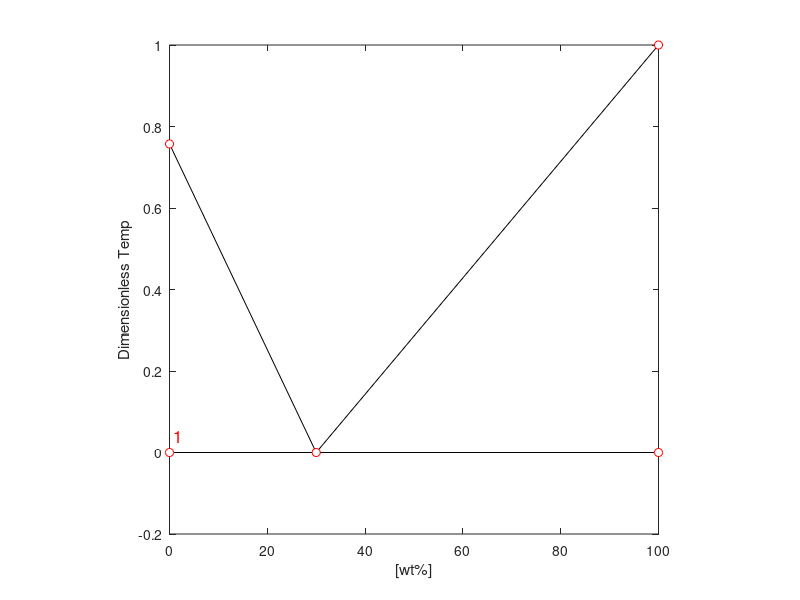

Recreate this plot in MATLAB.
function [] = plot_eutectic()

Xe = 0.3; % Eutectic mass fraction

T1 = 1333;
T2 = 1350;

Te = 1280;

Tm = max(T1,T2);

T1 = (T1-Te)/(Tm-Te);
T2 = (T2-Te)/(Tm-Te);
Te = (Te-Te)/(Tm-Te);

plot([0 Xe]*100, [T1, Te], 'k-'), hold on
plot([Xe 1]*100, [Te, T2], 'k-')
plot([0  1]*100, [Te, Te], 'k-')
plot([0  0]*100, [-0.03, -0.03], 'k-')
plot([0 0 Xe 1 1]*100, [Te T1 Te T2 Te], 'o', 'markerfacecolor', 'w', 'markeredgecolor', 'r')
text(.9, Te+0.04,'1','fontsize',12,'color','r')

axis square
xlabel '[wt%]'
ylabel 'Dimensionless Temp'
